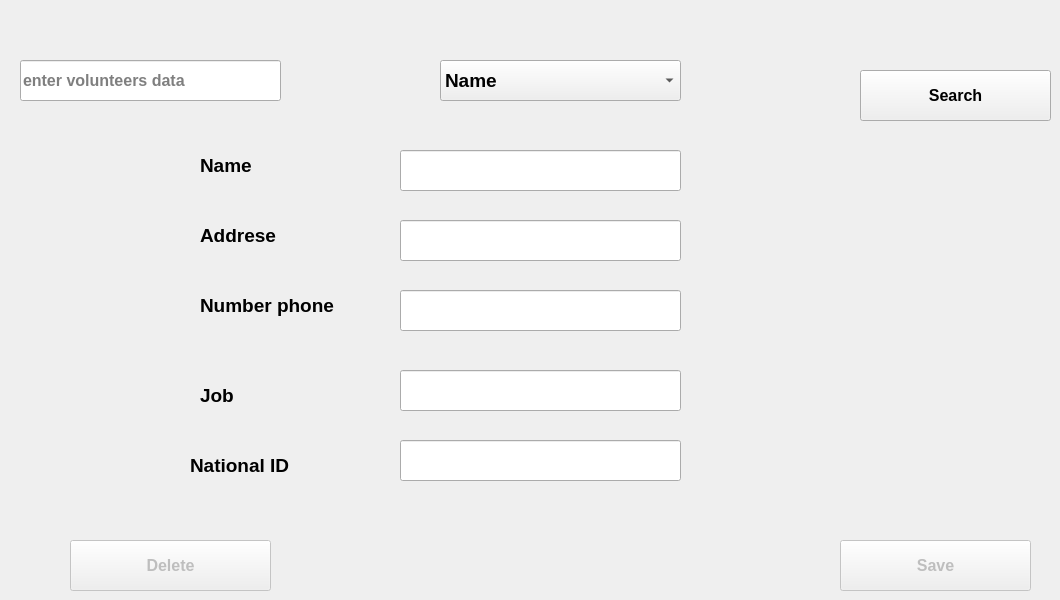
      <widget class="QWidget" name="tab_8">
       <attribute name="title">
        <string>edit/delete volunteer</string>
       </attribute>
       <widget class="QPushButton" name="pushButton_8">
        <property name="enabled">
         <bool>false</bool>
        </property>
        <property name="geometry">
         <rect>
          <x>840</x>
          <y>540</y>
          <width>191</width>
          <height>51</height>
         </rect>
        </property>
        <property name="font">
         <font>
          <pointsize>12</pointsize>
          <weight>75</weight>
          <bold>true</bold>
         </font>
        </property>
        <property name="text">
         <string>Save</string>
        </property>
        <property name="icon">
         <iconset>
          <normaloff>icons/edit.png</normaloff>icons/edit.png</iconset>
        </property>
        <property name="iconSize">
         <size>
          <width>38</width>
          <height>38</height>
         </size>
        </property>
       </widget>
       <widget class="QPushButton" name="pushButton_9">
        <property name="enabled">
         <bool>false</bool>
        </property>
        <property name="geometry">
         <rect>
          <x>70</x>
          <y>540</y>
          <width>201</width>
          <height>51</height>
         </rect>
        </property>
        <property name="font">
         <font>
          <pointsize>12</pointsize>
          <weight>75</weight>
          <bold>true</bold>
         </font>
        </property>
        <property name="text">
         <string>Delete</string>
        </property>
        <property name="icon">
         <iconset>
          <normaloff>icons/delete.png</normaloff>icons/delete.png</iconset>
        </property>
        <property name="iconSize">
         <size>
          <width>32</width>
          <height>32</height>
         </size>
        </property>
       </widget>
       <widget class="QLineEdit" name="lineEdit_10">
        <property name="geometry">
         <rect>
          <x>400</x>
          <y>440</y>
          <width>281</width>
          <height>41</height>
         </rect>
        </property>
        <property name="font">
         <font>
          <pointsize>12</pointsize>
          <weight>75</weight>
          <bold>true</bold>
         </font>
        </property>
        <property name="text">
         <string/>
        </property>
       </widget>
       <widget class="QLabel" name="label_11">
        <property name="geometry">
         <rect>
          <x>190</x>
          <y>450</y>
          <width>191</width>
          <height>31</height>
         </rect>
        </property>
        <property name="font">
         <font>
          <pointsize>14</pointsize>
          <weight>75</weight>
          <bold>true</bold>
         </font>
        </property>
        <property name="text">
         <string>National ID</string>
        </property>
       </widget>
       <widget class="QLineEdit" name="lineEdit_9">
        <property name="geometry">
         <rect>
          <x>400</x>
          <y>370</y>
          <width>281</width>
          <height>41</height>
         </rect>
        </property>
        <property name="font">
         <font>
          <pointsize>12</pointsize>
          <weight>75</weight>
          <bold>true</bold>
         </font>
        </property>
        <property name="text">
         <string/>
        </property>
       </widget>
       <widget class="QLineEdit" name="lineEdit_11">
        <property name="geometry">
         <rect>
          <x>400</x>
          <y>220</y>
          <width>281</width>
          <height>41</height>
         </rect>
        </property>
        <property name="font">
         <font>
          <pointsize>12</pointsize>
          <weight>75</weight>
          <bold>true</bold>
         </font>
        </property>
        <property name="text">
         <string/>
        </property>
       </widget>
       <widget class="QLabel" name="label_10">
        <property name="geometry">
         <rect>
          <x>200</x>
          <y>290</y>
          <width>191</width>
          <height>31</height>
         </rect>
        </property>
        <property name="font">
         <font>
          <pointsize>14</pointsize>
          <weight>75</weight>
          <bold>true</bold>
         </font>
        </property>
        <property name="text">
         <string>Number phone</string>
        </property>
       </widget>
       <widget class="QLineEdit" name="lineEdit_12">
        <property name="geometry">
         <rect>
          <x>400</x>
          <y>290</y>
          <width>281</width>
          <height>41</height>
         </rect>
        </property>
        <property name="font">
         <font>
          <pointsize>12</pointsize>
          <weight>75</weight>
          <bold>true</bold>
         </font>
        </property>
        <property name="text">
         <string/>
        </property>
       </widget>
       <widget class="QLabel" name="label_8">
        <property name="geometry">
         <rect>
          <x>200</x>
          <y>220</y>
          <width>191</width>
          <height>31</height>
         </rect>
        </property>
        <property name="font">
         <font>
          <pointsize>14</pointsize>
          <weight>75</weight>
          <bold>true</bold>
         </font>
        </property>
        <property name="text">
         <string>Addrese</string>
        </property>
       </widget>
       <widget class="QLabel" name="label_9">
        <property name="geometry">
         <rect>
          <x>200</x>
          <y>380</y>
          <width>191</width>
          <height>31</height>
         </rect>
        </property>
        <property name="font">
         <font>
          <pointsize>14</pointsize>
          <weight>75</weight>
          <bold>true</bold>
         </font>
        </property>
        <property name="text">
         <string>Job</string>
        </property>
       </widget>
       <widget class="QLineEdit" name="lineEdit_26">
        <property name="geometry">
         <rect>
          <x>20</x>
          <y>60</y>
          <width>261</width>
          <height>41</height>
         </rect>
        </property>
        <property name="font">
         <font>
          <pointsize>12</pointsize>
          <weight>75</weight>
          <bold>true</bold>
         </font>
        </property>
        <property name="placeholderText">
         <string>enter volunteers data</string>
        </property>
       </widget>
       <widget class="QComboBox" name="comboBox_10">
        <property name="geometry">
         <rect>
          <x>440</x>
          <y>60</y>
          <width>241</width>
          <height>41</height>
         </rect>
        </property>
        <property name="font">
         <font>
          <pointsize>14</pointsize>
          <weight>75</weight>
          <bold>true</bold>
         </font>
        </property>
        <item>
         <property name="text">
          <string>Name</string>
         </property>
        </item>
        <item>
         <property name="text">
          <string>level </string>
         </property>
        </item>
        <item>
         <property name="text">
          <string>Addrese</string>
         </property>
        </item>
        <item>
         <property name="text">
          <string>job</string>
         </property>
        </item>
        <item>
         <property name="text">
          <string>nationalid</string>
         </property>
        </item>
       </widget>
       <widget class="QPushButton" name="pushButton_18">
        <property name="enabled">
         <bool>true</bool>
        </property>
        <property name="geometry">
         <rect>
          <x>860</x>
          <y>70</y>
          <width>191</width>
          <height>51</height>
         </rect>
        </property>
        <property name="font">
         <font>
          <pointsize>12</pointsize>
          <weight>75</weight>
          <bold>true</bold>
         </font>
        </property>
        <property name="text">
         <string>Search</string>
        </property>
        <property name="icon">
         <iconset>
          <normaloff>icons/search.png</normaloff>icons/search.png</iconset>
        </property>
        <property name="iconSize">
         <size>
          <width>40</width>
          <height>40</height>
         </size>
        </property>
       </widget>
       <widget class="QLineEdit" name="lineEdit_20">
        <property name="geometry">
         <rect>
          <x>400</x>
          <y>150</y>
          <width>281</width>
          <height>41</height>
         </rect>
        </property>
        <property name="font">
         <font>
          <pointsize>12</pointsize>
          <weight>75</weight>
          <bold>true</bold>
         </font>
        </property>
        <property name="text">
         <string/>
        </property>
       </widget>
       <widget class="QLabel" name="label_25">
        <property name="geometry">
         <rect>
          <x>200</x>
          <y>150</y>
          <width>191</width>
          <height>31</height>
         </rect>
        </property>
        <property name="font">
         <font>
          <pointsize>14</pointsize>
          <weight>75</weight>
          <bold>true</bold>
         </font>
        </property>
        <property name="text">
         <string>Name</string>
        </property>
       </widget>
      </widget>
